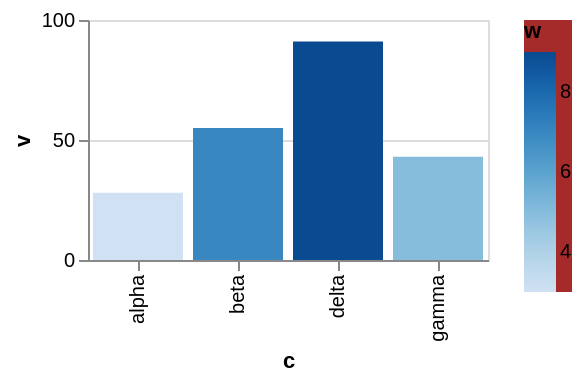

Write the Vega-Lite specification saved for this chart.
### Vega-Lite specification from a JSON file in a GitHub repository (floating-point values rounded to 4 significant figures)
{"$schema": "https://vega.github.io/schema/vega-lite/v6.json", "width": 200, "height": 120, "data": {"values": [{"c": "alpha", "v": 28, "w": 3, "t": "2024-01-07"}, {"c": "beta", "v": 55, "w": 7, "t": "2024-03-19"}, {"c": "gamma", "v": 43, "w": 5, "t": "2024-06-02"}, {"c": "delta", "v": 91, "w": 9, "t": "2024-09-11"}]}, "mark": "bar", "encoding": {"x": {"field": "c", "type": "nominal"}, "y": {"field": "v", "type": "quantitative"}, "color": {"field": "w", "type": "quantitative", "legend": {"fillColor": "brown"}}}}
